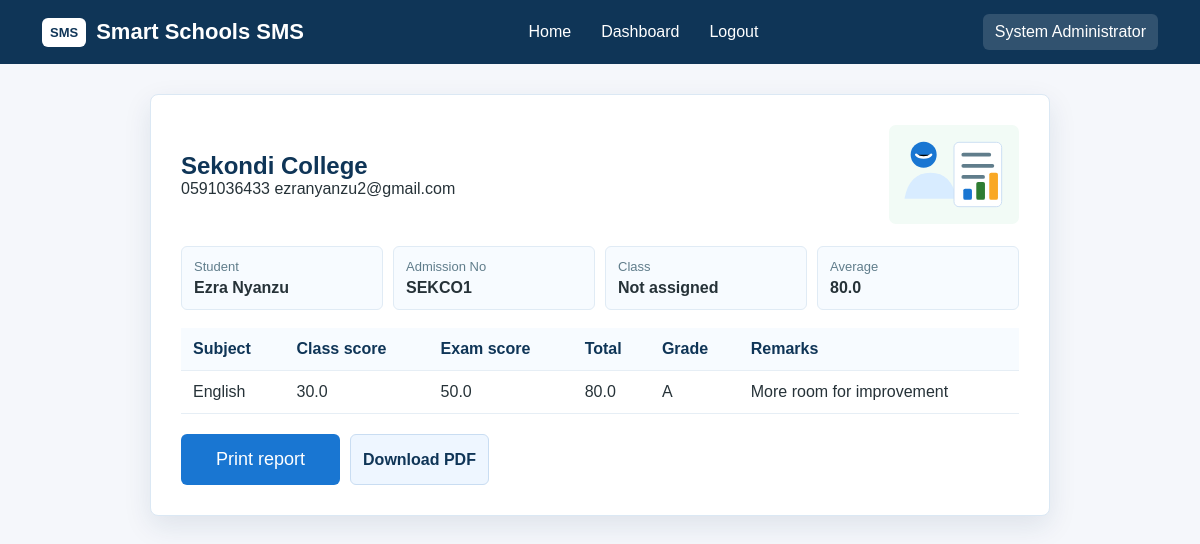
/student/report?student_id=1 (signed in), run on the app's committed database.
### app/models.py (models this page shows, shortened)
class User(UserMixin, db.Model):
    __tablename__ = "users"
    id = db.Column(db.Integer, primary_key=True)
    school_id = db.Column(db.Integer, nullable=True)
    role = db.Column(db.String(40), nullable=False)
    full_name = db.Column(db.String(160), nullable=False, default="")
    username = db.Column(db.String(100), unique=True, nullable=False)
    password_hash = db.Column(db.String(255), nullable=False)
    email = db.Column(db.String(120), default="")
    phone = db.Column(db.String(40), default="")
    active = db.Column(db.Boolean, default=True)
    created_at = db.Column(db.String(40), default=now_text)
    must_change_password = db.Column(db.Boolean, default=True, nullable=False)
    @property
    def is_active(self):
        return bool(self.active)
    @property
    def display_name(self):
        return self.full_name or self.username

class School(db.Model):
    __tablename__ = "schools"
    id = db.Column(db.Integer, primary_key=True)
    name = db.Column(db.String(180), nullable=False)
    motto = db.Column(db.String(255), default="")
    crest = db.Column(db.String(255), default="")
    address = db.Column(db.String(255), default="")
    phone = db.Column(db.String(40), default="")
    email = db.Column(db.String(120), default="")
    academic_year = db.Column(db.String(40), default="")
    term = db.Column(db.String(40), default="")
    onboarded = db.Column(db.Boolean, default=False)
    created_at = db.Column(db.String(40), default=now_text)
    head_name = db.Column(db.String(160), default="")
    head_title = db.Column(db.String(100), default="Head of School")
    head_signature = db.Column(db.String(260), default="")

class Student(db.Model):
    __tablename__ = "students"
    id = db.Column(db.Integer, primary_key=True)
    school_id = db.Column(db.Integer, db.ForeignKey("schools.id"), nullable=False)
    user_id = db.Column(db.Integer, db.ForeignKey("users.id"), nullable=False)
    class_id = db.Column(db.Integer, db.ForeignKey("classes.id"))
    admission_no = db.Column(db.String(80), nullable=False)
    guardian_name = db.Column(db.String(160), default="")
    guardian_phone = db.Column(db.String(40), default="")
    user = db.relationship("User", backref="student_profile", foreign_keys=[user_id])
    school = db.relationship("School", foreign_keys=[school_id])
    class_group = db.relationship("ClassGroup", foreign_keys=[class_id])

class Score(db.Model):
    __tablename__ = "scores"
    id = db.Column(db.Integer, primary_key=True)
    school_id = db.Column(db.Integer, db.ForeignKey("schools.id"), nullable=False)
    student_id = db.Column(db.Integer, db.ForeignKey("students.id"), nullable=False)
    subject_id = db.Column(db.Integer, db.ForeignKey("subjects.id"), nullable=False)
    class_score = db.Column(db.Float, default=0)
    exam_score = db.Column(db.Float, default=0)
    remarks = db.Column(db.String(255), default="")
    term = db.Column(db.String(40), default="")
    academic_year = db.Column(db.String(40), default="")
    teacher_id = db.Column(db.Integer)
    updated_at = db.Column(db.String(40), default=now_text)
    conduct = db.Column(db.String(120), default="")
    position = db.Column(db.String(40), default="")
    student = db.relationship("Student", backref="scores")
    subject = db.relationship("Subject")
    @property
    def total(self):
        return float(self.class_score or 0) + float(self.exam_score or 0)
    @property
    def grade(self):
        total = self.total
        if total >= 80:
            return "A"

class Subject(db.Model):
    __tablename__ = "subjects"
    id = db.Column(db.Integer, primary_key=True)
    school_id = db.Column(db.Integer, db.ForeignKey("schools.id"), nullable=False)
    name = db.Column(db.String(120), nullable=False)
    code = db.Column(db.String(30), default="")
    teacher_id = db.Column(db.Integer)

### app/auth/routes.py (the view)
@auth.route("/student/report")
@login_required
def student_report():
    context = student_report_context(request.args.get("student_id", type=int))
    log_action("view_report", "Student report viewed")
    db.session.commit()
    return render_template("student/report.html", **context)

### app/auth/routes.py (called while the page is built)
def log_action(action, details=""):
    log = AuditLog(
        user_id=current_user.id if current_user.is_authenticated else None,
        username=current_user.username if current_user.is_authenticated else "",
        action=action,
        details=details,
        ip_address=request.headers.get("X-Forwarded-For", request.remote_addr or ""),
    )
    db.session.add(log)

def current_school():
    if current_user.is_authenticated and current_user.school_id:
        school = School.query.get(current_user.school_id)
        if school:
            return school
    return School.query.first()

def student_report_context(student_id=None):
    student = None
    if current_user.role == "student":
        student = Student.query.filter_by(user_id=current_user.id).first()
    elif student_id:
        student = Student.query.get_or_404(student_id)
    scores = []
    if student:
        scores = Score.query.filter_by(student_id=student.id).all()
    total = sum(score.total for score in scores)
    average = round(total / len(scores), 2) if scores else 0
    chart_labels = [score.subject.name if score.subject else "Subject" for score in scores]
    chart_values = [score.total for score in scores]
    return {
        "school": current_school(),
        "student": student,
        "scores": scores,
        "average": average,
        "chart_labels": chart_labels,
        "chart_values": chart_values,
        "generated_at": datetime.now().strftime("%d %b %Y %I:%M %p"),
    }

### app/models.py (called while the page is built)
def now_text():
    return datetime.utcnow().isoformat(timespec="seconds")

@login_manager.user_loader
def load_user(user_id):
    return User.query.get(int(user_id))

### app/templates/student/report.html (shortened to what this page needs)
{% extends "layouts/base.html" %}
{% block content %}
<section class="print-page">
    <div class="report-sheet">
        <div class="report-header">
            <div>
                <h1>{{ school.name if school else "Smart Schools SMS" }}</h1>
                <p>{{ school.phone if school else "" }} {{ school.email if school else "" }}</p>
            </div>
            <img src="{{ url_for('static', filename='img/student-results.svg') }}" alt="Student report">
        </div>
        {% if student %}
        <div class="report-meta">
            <div><span>Student</span><strong>{{ student.user.display_name }}</strong></div>
            <div><span>Admission No</span><strong>{{ student.admission_no }}</strong></div>
            <div><span>Class</span><strong>{{ student.class_group.name if student.class_group else "Not assigned" }}</strong></div>
            <div><span>Average</span><strong>{{ average }}</strong></div>
        </div>
        {% include "student/report_table.html" %}
        <div class="report-actions no-print">
            <button type="button" onclick="window.print()">Print report</button>
            <a class="small-btn secondary" href="{{ url_for('auth.student_report_pdf', student_id=student.id) }}">Download PDF</a>
        </div>
        {% else %}
        <p>No student profile is available.</p>
        {% endif %}
    </div>
</section>
{% endblock %}

### app/templates/layouts/base.html (shortened to what this page needs)
<!DOCTYPE html>
<html lang="en">
<head>
    <link rel="stylesheet" href="{{ url_for('static', filename='css/style.css') }}">
</head>
<body>
    <nav>
    <div class="logo">
        <span class="logo-icon">SMS</span>
        <span>Smart Schools SMS</span>
    </div>
    <ul>
        <li><a href="/">Home</a></li>
        {% if current_user.is_authenticated %}
        <li><a href="{{ url_for('auth.dashboard') }}">Dashboard</a></li>
        <li><a href="{{ url_for('auth.logout') }}">Logout</a></li>
        {% endif %}
    </ul>
    {% if current_user.is_authenticated %}
    <span class="user-chip">{{ current_user.display_name }}</span>
    {% else %}
    <a href="/login">
        <button class="login-btn">
            Login
        </button>
    </a>
    {% endif %}
</nav>
    <main>
    {% block content %}
    {% endblock %}
    </main>
</body>
</html>

### app/templates/student/report_table.html
<div class="table-wrap">
    <table>
        <thead>
            <tr>
                <th>Subject</th>
                <th>Class score</th>
                <th>Exam score</th>
                <th>Total</th>
                <th>Grade</th>
                <th>Remarks</th>
            </tr>
        </thead>
        <tbody>
            {% for score in scores %}
            <tr>
                <td>{{ score.subject.name if score.subject else "Subject" }}</td>
                <td>{{ score.class_score or 0 }}</td>
                <td>{{ score.exam_score or 0 }}</td>
                <td>{{ score.total }}</td>
                <td>{{ score.grade }}</td>
                <td>{{ score.remarks or "-" }}</td>
            </tr>
            {% else %}
            <tr><td colspan="6">No results have been published yet.</td></tr>
            {% endfor %}
        </tbody>
    </table>
</div>

### app/static/css/style.css (style rules this page uses)
* { margin:0; padding:0; box-sizing:border-box; }
body { font-family:Arial, sans-serif; background:#f5f7fb; color:#263238; }
nav { background:#0f3557; color:white; display:flex; justify-content:space-between; align-items:center; padding:14px 42px; position:sticky; top:0; }
.logo { display:flex; align-items:center; font-size:22px; font-weight:bold; }
.logo-icon { font-size:13px; margin-right:10px; background:#ffffff; color:#0f3557; padding:7px 8px; border-radius:6px; }
nav ul { display:flex; list-style:none; }
nav li { margin:0 15px; }
nav a { color:white; text-decoration:none; font-size:16px; }
button { background:#1976d2; color:white; border:none; padding:15px 35px; border-radius:6px; cursor:pointer; font-size:18px; }
.user-chip { background:rgba(255,255,255,.14); padding:9px 12px; border-radius:6px; }
.table-wrap { overflow-x:auto; }
table { width:100%; border-collapse:collapse; }
th, td { padding:12px; border-bottom:1px solid #e6eef5; text-align:left; }
th { background:#f7fbff; color:#0f3557; }
.small-btn { display:inline-flex; align-items:center; justify-content:center; min-height:38px; padding:9px 12px; border-radius:6px; background:#1976d2; color:#ffffff; text-decoration:none; border:none; font-weight:bold; }
.small-btn.secondary { background:#eef6ff; color:#0f3557; border:1px solid #c9ddf2; }
.print-page { padding:30px 18px 70px; }
.report-sheet, .login-slip { max-width:900px; margin:0 auto; background:#ffffff; border:1px solid #dbe8f4; border-radius:8px; padding:30px; box-shadow:0 10px 28px rgba(15,53,87,.1); }
.report-header, .slip-head { display:flex; justify-content:space-between; gap:22px; align-items:center; margin-bottom:22px; }
.report-header h1, .slip-head h1 { color:#0f3557; }
.report-header img, .slip-head img { width:130px; }
.report-meta { display:grid; grid-template-columns:repeat(4, 1fr); gap:10px; margin-bottom:18px; }
.report-meta div, .slip-body p { background:#f7fbff; border:1px solid #e0ebf5; border-radius:6px; padding:12px; }
.report-meta span, .slip-body span { display:block; color:#607d8b; font-size:13px; margin-bottom:5px; }
.report-actions { display:flex; gap:10px; margin-top:20px; }

### data on the page
User: display_name "System Administrator"
School: name "Sekondi College", phone "0591036433", email "ezranyanzu2@gmail.com"
User: user.display_name "Ezra Nyanzu"
Student: admission_no "SEKCO1"
Score: subject "English", class_score "30.0", exam_score "50.0", total "80.0", grade "A", remarks "More room for improvement"

### other printed values
{{ student.class_group.name if student.class_group else "Not assigned" }} "Not assigned"
{{ average }} "80.0"
